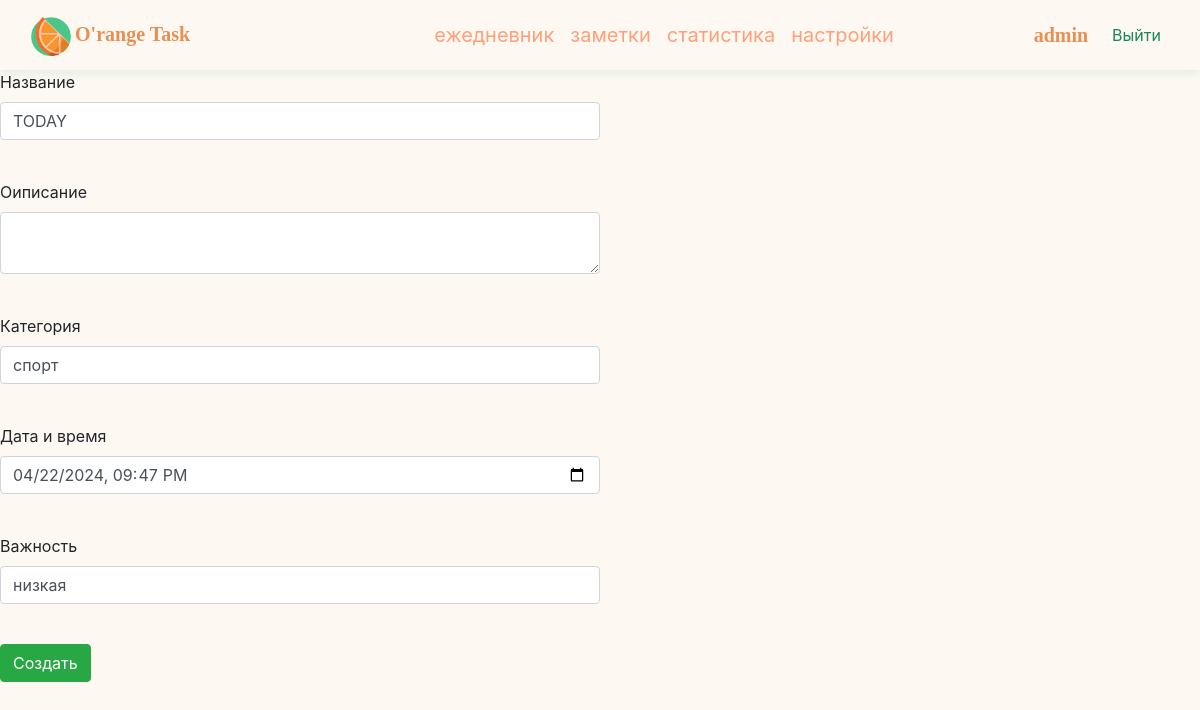
Before: /edit_task/8 (signed in) with the older database file.
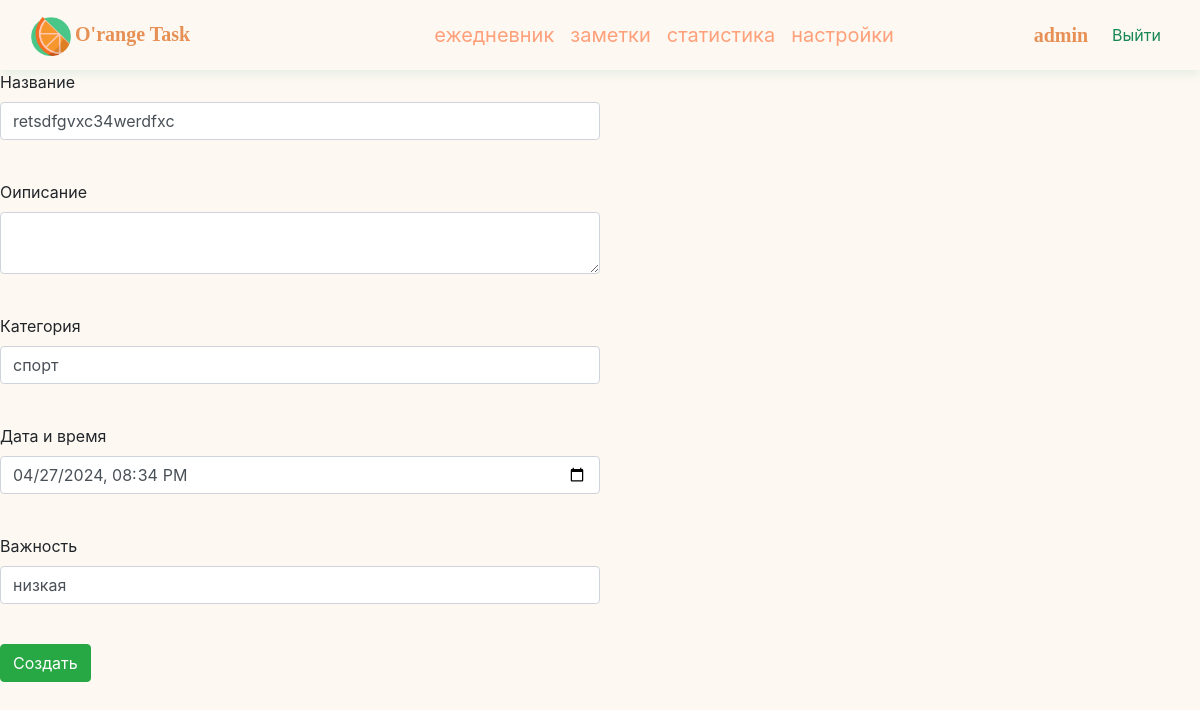
After: the same page with the newer database file.
### data/users.py (models this page shows, shortened)
class User(SqlAlchemyBase, UserMixin):
    __tablename__ = 'users'
    id = sqlalchemy.Column(sqlalchemy.Integer,
                           primary_key=True, autoincrement=True)
    name = sqlalchemy.Column(sqlalchemy.String, nullable=True)
    theme = sqlalchemy.Column(sqlalchemy.String, nullable=False, default='light')
    email = sqlalchemy.Column(sqlalchemy.String,
                              index=True, unique=True, nullable=True)
    hashed_password = sqlalchemy.Column(sqlalchemy.String, nullable=True)
    created_date = sqlalchemy.Column(sqlalchemy.DateTime,
                                     default=datetime.datetime.now)
    tasks = orm.relationship("Task", back_populates='user', lazy='subquery')
    notes = orm.relationship("Note", back_populates='user')

### data/tasks.py (models this page shows)
class Task(SqlAlchemyBase):
    __tablename__ = 'tasks'
    id = sqlalchemy.Column(sqlalchemy.Integer,
                           primary_key=True, autoincrement=True)
    user_id = sqlalchemy.Column(sqlalchemy.Integer,
                                sqlalchemy.ForeignKey("users.id"))
    title = sqlalchemy.Column(sqlalchemy.String, nullable=False)
    description = sqlalchemy.Column(sqlalchemy.String, nullable=True)
    status = sqlalchemy.Column(sqlalchemy.String, default='создано')
    category = sqlalchemy.Column(sqlalchemy.String, nullable=True)
    date = sqlalchemy.Column(sqlalchemy.Date, nullable=False)
    time = sqlalchemy.Column(sqlalchemy.Time, nullable=True)
    importance = sqlalchemy.Column(sqlalchemy.Integer, default=3)
    user = orm.relationship('User', lazy='subquery')

### main.py (the view, shortened to what this page needs)
@app.route('/edit_task/<int:task_id>', methods=['GET', 'POST'])
@login_required
def edit_task(task_id):
    global datetime_now
    db_sess = db_session.create_session()
    task = db_sess.query(Task).filter(Task.id == task_id, Task.user == current_user).first()
    if task:
        data = [task.title, task.category, datetime.datetime.combine(task.date, task.time),
                task.importance, task.description]
        form = TaskForm()
    else:
        return redirect("http://www.exemple.com/404")
    print(form.data)
    return render_template('add_task.html', datetime_now=datetime_now.strftime('%d %B %A'), form=form, inf=data)

### forms/add_task_form.py
class TaskForm(FlaskForm):
    title = StringField('Название', validators=[DataRequired()])
    description = TextAreaField('Оиписание')
    category = SelectField('Категория', choices=['спорт', 'обучение', 'развлечения', 'программирование'])
    date_time = DateTimeLocalField('Дата и время', validators=[DataRequired()])
    importance = SelectField("Важность", choices=['низкая', 'средняя', 'высокая'], default='низкая')
    submit = SubmitField('Создать')

### data/db_session.py (called while the page is built)
def create_session() -> Session:
    global __factory
    return __factory()

### main.py (called while the page is built)
@login_manager.user_loader
def load_user(user_id):
    try:
        db_sess = db_session.create_session()
        login_manager.session_protection = 'strong'
        return db_sess.query(User).get(user_id)
    except Exception as e:
        print(e)

### templates/add_task.html (shortened to what this page needs)
{% extends "base.html" %}
{% block content %}
<form action="" method="POST" class="w-50 " >
                {{ form.title.label }}<br>
                {{ form.title(class="form-control", value=inf[0]) }}<br>
                <p>
                {{ form.description.label }}<br>
                {{ form.description(class="form-control", value=inf[4]) }}<br>
                </p>
                <p>
                {{ form.category.label }}<br>
                {{ form.category(class="form-control", value=inf[1]) }}<br>
                </p>
                <p>
                {{ form.date_time.label }}<br>
                {{ form.date_time(class="form-control", type="datetime-local", value=inf[2]) }}<br>
                </p>
                <p>
                {{ form.importance.label }}<br>
                {{ form.importance(class="form-control", value=inf[3]) }}<br>
                </p>
                <p>{{ form.submit(type="submit", class="btn btn-success") }}</p>
        </form>
{% endblock %}

### templates/base.html (shortened to what this page needs)
<!DOCTYPE html>
<html lang="en">
<head>
    <link href="/static/bar_style.css" rel="stylesheet">
    <link rel="stylesheet"
                    href="https://cdn.jsdelivr.net/npm/bootstrap@5.0.0-beta1/dist/css/bootstrap.min.css"
>
    <link rel="stylesheet" href="https://stackpath.bootstrapcdn.com/bootstrap/4.3.1/css/bootstrap.min.css" integrity=
            "sha384-ggOyR0iXCbMQv3Xipma34MD+dH/1fQ784/j6cY/iJTQUOhcWr7x9JvoRxT2MZw1T">
</head>
<body >
    <nav class="navbar navbar-expand-lg bg-body-tertiary">
        <div class="container-fluid">
            <div class="navbar-header">
            <img width="15%" src="{{ url_for('static', filename='icon-orange.png') }}"> <a href="" class="navbar-brand">O'range Task</a>
        </div>
            <ul class="nav navbar-nav" >
                {% if current_user.is_authenticated %}
                <li class="nav-item"><a  href="/planer/" class="nav-link fs-5" style="color: #FFA07A" aria-current="page">ежедневник</a></li>
                <li class="nav-item"><a href="/notes/" class="nav-link fs-5" style="color: #FFA07A">заметки</a></li>
                <li class="nav-item"><a href="/statistics/" class="nav-link fs-5" style="color: #FFA07A">статистика</a></li>
                <li class="nav-item"><a href="/settings/" class="nav-link fs-5" style="color: #FFA07A">настройки</a></li>
                </ul>
             <ul class="nav navbar-nav navbar-right">
                <li><a class="navbar-brand" href="/user_page/">{{ current_user.name }}</a></li>
                <li><a  href="/logout" class="nav-link link-success" >Выйти</a></li>
                </ul>
                {% else %}
             <ul class="nav navbar-nav navbar-right">
                <li><a class="btn btn-primary " href="/register">Зарегистрироваться</a></li>
                <li><a class="btn btn-success" href="/login">Войти</a></li>
                {% endif %}
        </div>
    </nav>
    {% block content %}{% endblock %}
</body>
</html>

### static/bar_style.css (style rules this page uses)
.navbar { width: 100%; height: 70px; box-shadow: 0 4px 10px rgba(0,138,120, 0.1); }
.navbar-brand { font-family: 'Arial Black', Verdana, cursive; font-weight: 800; font-size: 26px; text-decoration: none; color: #E79055; }

### templates/base.html (style rules this page uses)
body { background-color: #fdf9f2; }

Changed rows visible on the page:
changed Task "спорт": title "TODAY" → "retsdfgvxc34werdfxc"
Other visible differences:
form field date_time: "04/22/2024 21:47" → "04/27/2024 20:34"
